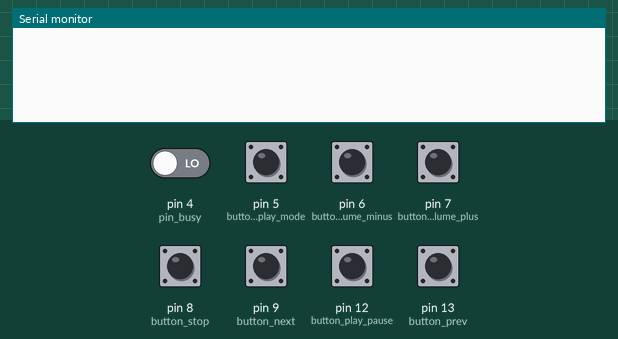
This sketch was run on a simulated Arduino Uno, built with avr-gcc and run on an emulated ATmega328P. On the bench: the last lines printed to the serial monitor. The test bench sets the inputs (shaded band); at power-on: pin 5 (button_autoplay_mode), pin 6 (button_volume_minus), pin 7 (button_volume_plus), pin 8 (button_stop), pin 9 (button_next), pin 12 (button_play_pause), pin 13 (button_prev) HIGH, pin 4 (pin_busy) LOW. The audio player accepts every command and is not drawn.

Above: at 1.2 s.
1.3 s: pin 5 (button_autoplay_mode) pulled LOW for 0.15 s
At 2.1 s:
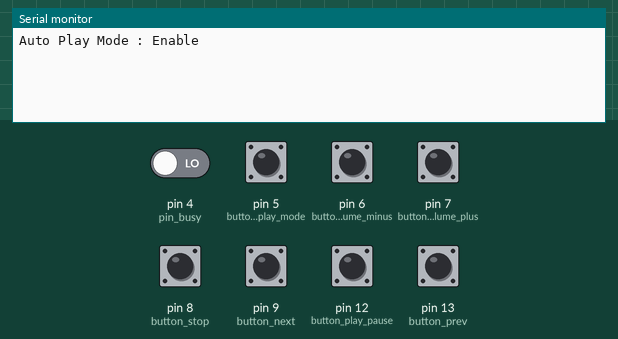
2.9 s: pin 4 (pin_busy) driven HIGH
At 3.7 s:
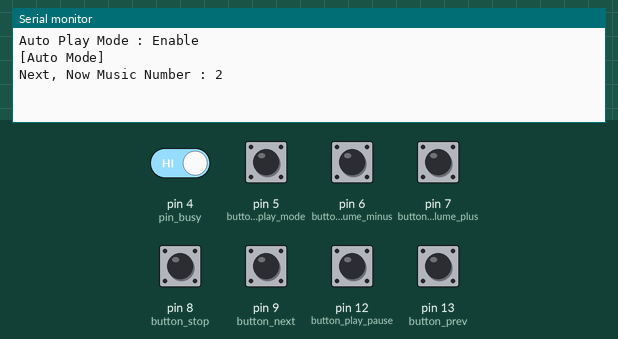
4.4 s: pin 6 (button_volume_minus) pulled LOW for 1 s
At 5.03 s:
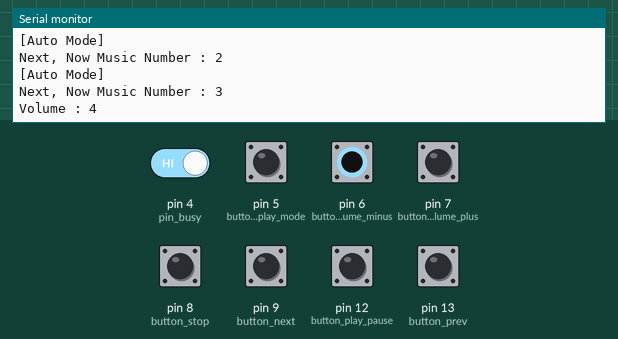
6.9 s: pin 8 (button_stop) pulled LOW for 1 s
At 8.3 s:
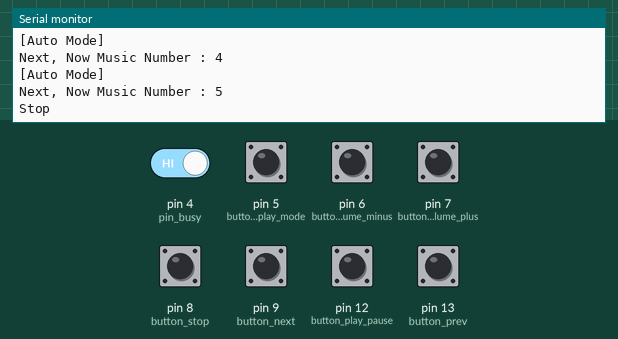
9.4 s: pin 12 (button_play_pause) pulled LOW for 0.15 s
At 9.53 s:
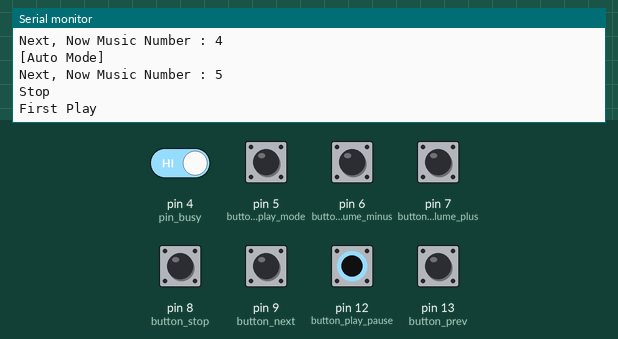
11.0 s: pin 13 (button_prev) pulled LOW for 1 s
At 11.83 s:
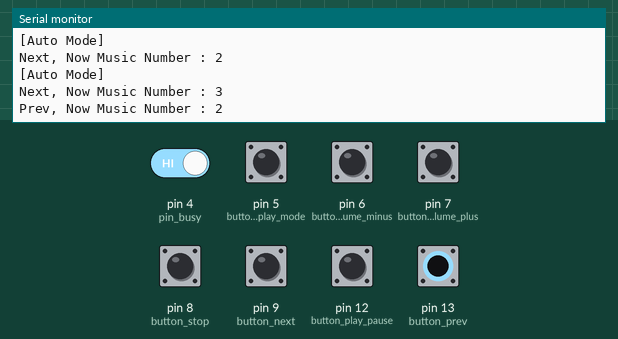
Timing chart, 0 to 14.0 s (numbered marks = the images above; inputs shaded):
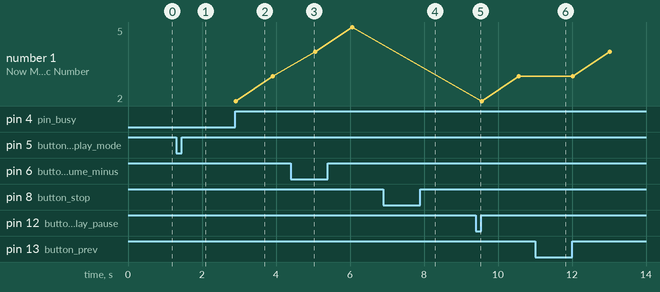

Measured:
- after the input at 1.3 s, the serial monitor: prints a new line at once (image 1)
- after the input at 2.9 s, the serial monitor: prints a new line at once (image 2)
- after the input at 4.4 s, the serial monitor: prints a new line after 0.50 s (image 3)
- after the input at 6.9 s, the serial monitor: prints a new line after 0.15 s (image 4)
- after the input at 9.4 s, the serial monitor: prints a new line at once (image 5)
- after the input at 11.0 s, the serial monitor: prints a new line after 0.55 s (image 6)
- plotted number 1: 5 → 3 after the input at 9.4 s

The sketch:

MusicPlayer.ino
```cpp
/* DF Player MP3 Music Player(with Switch) */
// Made by VDoring ><

#include <SoftwareSerial.h> //DF Player
#include <DFPlayer_Mini_Mp3.h> //DF Player

SoftwareSerial mySerial(10,11); //DF Player RX, TX Setting

//Button List (input)
int button_prev = 13; //이전 곡 버튼
int button_play_pause = 12; //재생 / 일시정지 버튼
int button_next = 9; //다음 곡 버튼
int button_stop = 8; //정지 버튼
int button_volume_plus = 7; //볼륨 + 버튼
int button_volume_minus = 6; //볼륨 - 버튼
int button_autoplay_mode = 5; //자동재생모드 전환 버튼

//Pin List (Output)
int pin_busy = 4; //DF Player의 'BUSY'핀

//System & Timing Set
int all_music_number = 126; //총 음악 번호(총 음악 개수)
int now_music_number = 1; //현재 플레이중인 음악 번호
int volume = 5; //볼륨 값 설정. (기본 볼륨 셋팅 : 5, 볼륨 값 범위: 0 ~ 30)
#define VOLUME_SET_COOLTIME 150 //볼륨 설정 후 다음 볼륨 설정까지의 대기시간. (버튼을 꾹 누르고 있을시 어느정도의 속도로 볼륨값을 바뀌게할지 설정하기 위함이다.)
#define AUTOMODE_SET_COOLTIME 300 //자동재생모드 설정후 다음 자동재생모드 설정까지의 대기시간. (여러번 모드를 전환하지 않게 하기 위함이다.)

void setup() {
    //DF Player SetUp
    Serial.begin(9600);
    mySerial.begin(9600);
    mp3_set_serial(mySerial);
    delay(1); // 볼륨값 적용을 위해 사용
    mp3_set_volume(volume);

    //Button pinMode SetUp
    //(이 프로젝트에서의 모든 스위치는 저항이 달려있지 않은 상태입니다. 스위치의 모든 VCC는 Arduino의 핀을 통해 공급받습니다. 때문에 저는 INPUT_PULLUP을 사용했습니다.)
    pinMode(button_prev, INPUT_PULLUP);
    pinMode(button_play_pause, INPUT_PULLUP);
    pinMode(button_next, INPUT_PULLUP);
    pinMode(button_stop, INPUT_PULLUP);
    pinMode(button_volume_plus, INPUT_PULLUP);
    pinMode(button_volume_minus, INPUT_PULLUP);
    pinMode(button_autoplay_mode, INPUT_PULLUP);
}

//System Status Check
int is_mode_play = 0; //현재 재생 여부(기본값 0. 대기 상태)
int is_first_play = 0; //처음 재생 여부(기본값 0. 한번도 재생하지 않은 상태)
int is_now_music_number_reset = 0; //정지버튼을 누른 후인지 확인
                                   //(정지 버튼을 누른 상태에서 Prev, Next 버튼을 누를 경우 각 곡의 번호가 섞이는 문제가 있다.)
                                   //(이 변수는 정지 상태인지 확인하여 Prev, Next 버튼을 누를 경우 0001에서 Prev, Next하게 해준다.)
int is_the_first_play_log = 0; //최초 재생을 한 기록이 있는지 확인(기본값 0. 재생한 기록 없음)
int is_pause_log = 0; //일시정지를 한 기록이 있는지 저장(기본값 0. 일시정지를 한 기록 없음)
int is_stop_log = 0; //정지를 한 기록이 있는지 저장(기본값 0. 정지를 한 기록 없음)
int is_auto_sequential_mode = 0; //현재 자동재생모드인지에 관한 여부(기본값 0. 자동재생모드 아님)


//Real-Time Button Input Status CHeck
int is_prev;
int is_play_pause;
int is_next;
int is_stop;
int is_volume_plus;
int is_volume_minus;
int is_autoplay_mode;

void loop() {
    /*
    //버튼 작동 테스트 코드
    if(digitalRead(button_prev) == LOW)
        Serial.println("button_prev 작동중");
    if(digitalRead(button_play_pause) == LOW)
        Serial.println("button_play_pause 작동중");
    if(digitalRead(button_next) == LOW)
        Serial.println("button_next 작동중");
    if(digitalRead(button_volume_plus) == LOW)
        Serial.println("button_volume_plus 작동중");
    if(digitalRead(button_volume_minus) == LOW)
        Serial.println("button_volume_minus 작동중");
    */
    //https://pkr7098.tistory.com/39 DFPlayer 함수종류 정리 링크


    //버튼 눌러짐 상태 체크
    is_prev = digitalRead(button_prev);
    is_play_pause = digitalRead(button_play_pause);
    is_next = digitalRead(button_next);
    is_stop = digitalRead(button_stop);
    is_volume_plus = digitalRead(button_volume_plus);
    is_volume_minus = digitalRead(button_volume_minus);
    is_autoplay_mode = digitalRead(button_autoplay_mode);


    //자동 재생 버튼이 눌려졌을시
    if(!is_autoplay_mode) {
        if(is_auto_sequential_mode) { //현재 자동 재생모드일경우
            is_auto_sequential_mode = 0; //자동 재생모드 해제
            Serial.println("Auto Play Mode : Disable");
        }
        else {
            is_auto_sequential_mode = 1; //자동 재생모드로 설정
            Serial.println("Auto Play Mode : Enable");
        }
        delay(AUTOMODE_SET_COOLTIME);
    }

    //이전곡 재생 버튼이 눌려졌을시
    if(!is_prev) {
        is_mode_play = 1;
        is_stop_log = 0; //정지 상태가 아니게 됨으로써 정지상태 로그 초기화
        if(!is_the_first_play_log || is_now_music_number_reset) { //만약 전원 공급 직후(곡 재생 기록 없음)이거나, 현재 정지버튼을 누른 후라면
            mp3_play(1); //곡 플레이리스트를 처음으로 초기화.(처음의 이전곡을 재생하기 위함)
            is_now_music_number_reset = 0; //기능 완수했으므로 변수 초기화
            is_the_first_play_log = 1; //이 코드 이후 Prev로 곡 재생할 것이므로 곡을 최초로 재생했다는 기록을 남긴다.
        }
        mp3_prev(); //이전 곡 재생
        Serial.print("Prev, ");
        Serial.print("Now Music Number : ");
        if(now_music_number == 1) { //제일 처음 곡일경우
            now_music_number = all_music_number;
            Serial.println(now_music_number);
        }
        else { //제일 처음 곡이 아닐경우
            now_music_number--;
            Serial.println(now_music_number);
        }
    }
    //일시정지/재생 버튼이 눌려졌을시
    else if(!is_play_pause) {
        is_stop_log = 0; //정지 상태가 아니게 됨으로써 정지상태 로그 초기화

        if(!is_first_play && !is_mode_play && !is_pause_log) { //처음 재생버튼을 눌렀고, 현재 곡 재생상태가 아니고, 일시정지 모드를 한번도 거치치 않았을시
            is_mode_play = 1; //재생 상태로 전환
            mp3_play(1); //1번 곡부터 재생
            Serial.println("First Play");
            is_first_play = 1; //재생 모드 전환
        }
        else if(!is_mode_play) { //현재 일시정지(또는 대기) 상태일떄
            is_mode_play = 1; //재생 상태로 전한
            is_the_first_play_log = 1; //한번 이상 재생하였음을 기록
            is_pause_log = 0; //일시정지 기록 제거
            mp3_play(); //현재 곡 재생
            Serial.println("Play");
        }
        else { //현재 재생 상태일떄
            is_mode_play = 0; //일시정지 상태로 전환
            is_pause_log = 1; //일시정지 기록 생김
            mp3_pause(); //현재 곡 일시정지
            Serial.println("Pause");
        }
    }
    //다음곡 재생 버튼이 눌려졌을시
    else if(!is_next) {
        is_mode_play = 1; //재생 모드 전환
        is_stop_log = 0; //정지 상태가 아니게 됨으로써 정지상태 로그 초기화
        if(!is_the_first_play_log || is_now_music_number_reset) { //만약 전원 공급 직후(곡 재생 기록 없음)이거나, 현재 정지버튼을 누른 후라면
            mp3_play(1); //곡 플레이리스트를 처음으로 초기화.(처음의 이전곡을 재생하기 위함)
            is_now_music_number_reset = 0; //기능 완수했으므로 변수 초기화
            is_the_first_play_log = 1; //이 코드 이후 Next로 곡 재생할 것이므로 곡을 최초로 재생했다는 기록을 남긴다.
        }
        mp3_next(); //다음 곡 재생
        Serial.print("Next, ");
        Serial.print("Now Music Number : ");
        if(now_music_number == all_music_number) { //제일 마지막 곡일 경우
            now_music_number = 1;
            Serial.println(now_music_number);
        }
        else { //제일 마지막 곡이 아닐 경우
            now_music_number++;
            Serial.println(now_music_number);
        }
    }
    //정지 버튼이 눌려졌을떄
    else if(!is_stop) {
        mp3_stop(); //곡 정지
        is_first_play = 0; //처음 곡 실행상태 아님
        is_mode_play = 0; //재생 상태 아님
        is_now_music_number_reset = 1; //곡이 섞이지 않게 하기 위해 초기화
        now_music_number = 1; //곡 번호 초기화
        is_pause_log = 0; //일시정지 기록 초기화
        is_stop_log = 1; //정지상태였던 기록 생김
        Serial.println("Stop");

    }
    //볼륨+ 버튼이 눌려졌을시
    else if(!is_volume_plus) {
        if(volume <= 29) { //볼륨이 30보다 작을 떄
            volume++; //볼륨 값 높힘
            mp3_set_volume(volume); //볼륨 세팅
            Serial.print("Volume : ");
            Serial.println(volume);

            delay(VOLUME_SET_COOLTIME); //다음 볼륨 설정까지의 딜레이(짧은 시간에 볼륨이 확 변하지 않게 함)
        }
    }
    //볼륨- 버튼이 눌려졌을시
    else if(!is_volume_minus) {
        if(volume >= 1) { //볼륨이 0보다 클떄
            volume--; //볼륨 값 줄임
            mp3_set_volume(volume);
            Serial.print("Volume : ");
            Serial.println(volume);

            delay(VOLUME_SET_COOLTIME); //다음 볼륨 설정까지의 딜레이(짧은 시간에 볼륨이 확 변하지 않게 함)
        }
    }

    //버튼을 계속 누르고 있음으로써 곡 상태나 모드가 계속 바뀌는 것을 방지
    while(!(is_prev && is_play_pause && is_next && is_stop && is_autoplay_mode)) {
        is_prev = digitalRead(button_prev);
        is_play_pause = digitalRead(button_play_pause);
        is_next = digitalRead(button_next);
        is_stop = digitalRead(button_stop);
        is_autoplay_mode = digitalRead(button_autoplay_mode);
    }

    //'자동재생모드'상태에서 곡이 끝나면 자동으로 다음 곡을 실행하게 한다.
    if(is_auto_sequential_mode) { //자동 재생 모드일시
        if(digitalRead(pin_busy)) { //DF Player 하드웨어 기준 곡이 정지된 상태일시
            if(!(is_pause_log || is_stop_log)) { //일시정지, 정지버튼으로 인한 곡 정지가 아닐 시
                is_mode_play = 1;
                if(is_now_music_number_reset) { //만약 현재 정지버튼을 누른 후라면
                    mp3_play(1); //곡 플레이리스트를 처음으로 초기화.(처음의 이전곡을 재생하기 위함)
                    is_now_music_number_reset = 0; //기능 완수했으므로 변수 초기화
                }
                mp3_next(); //다음 곡 재생
                Serial.println("[Auto Mode]");
                Serial.print("Next, ");
                Serial.print("Now Music Number : ");
                if(now_music_number == all_music_number) { //제일 마지막 곡일 경우
                    now_music_number = 1;
                    Serial.println(now_music_number);
                }
                else { //제일 마지막 곡이 아닐 경우
                    now_music_number++;
                    Serial.println(now_music_number);
                }
                delay(1000); //한번에 여러 명령이 동작되지 않게 하기 위한 딜레이
            }
        }
    }
}
```
